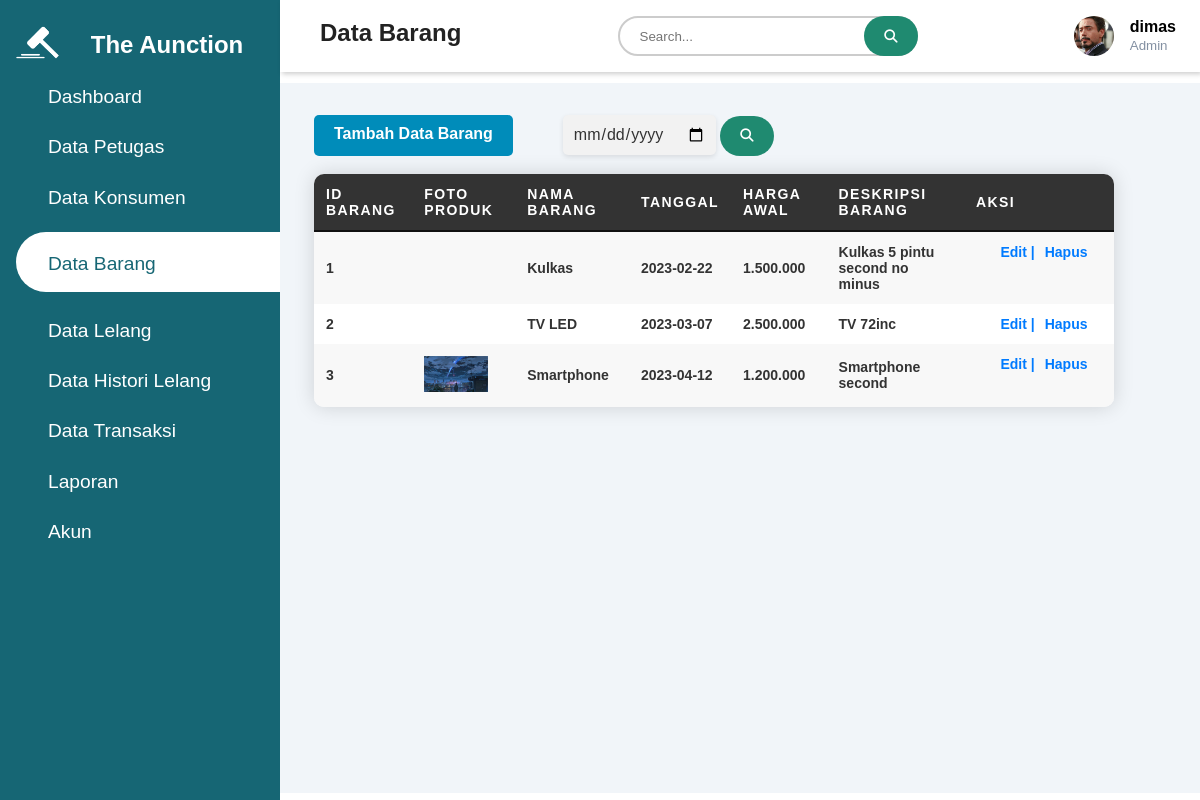
/admin/page/databarang.php (signed in), run on the app's committed database.
### tables this page shows
CREATE TABLE `tpetugas` (
  `id_petugas` int(11) NOT NULL,
  `nama_petugas` varchar(50) NOT NULL,
  `username` varchar(25) NOT NULL,
  `password` varchar(25) NOT NULL,
  `id_level` int(11) NOT NULL,
  `gambar` varchar(50) NOT NULL
);

CREATE TABLE `tbarang` (
  `id_barang` int(11) NOT NULL,
  `nama_barang` varchar(25) NOT NULL,
  `tanggal` date NOT NULL,
  `harga_awal` int(20) NOT NULL,
  `deskripsi_barang` text NOT NULL,
  `gambar_barang` varchar(50) NOT NULL
);

### admin/page/databarang.php (the view, shortened to what this page needs)
<?php
require '../../php/koneksi.php';
if (isset($_SESSION['login'])) {
    $id_petugas = $_SESSION['id_petugas'];
    $query = "SELECT * FROM tpetugas WHERE id_petugas='$id_petugas'";
    $a = mysqli_query($koneksi, $query);
    $data = mysqli_fetch_array($a);
} else {
    header("location:../../php/page/loginpetugas.php");
}
?>
<!DOCTYPE html>
<html lang="en">
<head>
    <link rel="stylesheet"
        href="https://maxst.icons8.com/vue-static/landings/line-awesome/line-awesome/1.3.0/css/line-awesome.min.css">
    <link rel="stylesheet" href="https://cdnjs.cloudflare.com/ajax/libs/font-awesome/6.4.0/css/all.min.css"
 />
    <link rel="stylesheet" href="../../assets/css/test.css">
</head>
<body>
    <div class="sidebar">
        <div class="sidebar-brand">
            <h1>
                <img src="../../assets/img/LELANG6.png" alt="" width="70px" height="70px">
                <h2>The Aunction</h2>
            </h1>
        </div>
        <div class="sidebar-menu">
            <ul>
                <li>
                    <a href="dashboard.php"><span class="las la-igloo"></span>
                        <span>Dashboard</span></a>
                </li>
            </ul>
            <ul>
                <li>
                    <a href="datapetugas.php"><span class="las la-users"></span>
                        <span>Data Petugas</span></a>
                </li>
            </ul>
            <ul>
                <li>
                    <a href="datakonsumen.php"><span class="las la-users"></span>
                        <span>Data Konsumen</span></a>
                </li>
            </ul>
            <ul>
                <li>
                    <a href="databarang.php" class="active"><span class="las la-clipboard-list"></span>
                        <span>Data Barang</span></a>
                </li>
            </ul>
            <ul>
                <li>
                    <a href="datalelang.php"><span class="las la-clipboard-list"></span>
                        <span>Data Lelang</span></a>
                </li>
            </ul>
            <ul>
                <li>
                    <a href="datahistorilelang.php"><span class="las la-clipboard-list"></span>
                        <span>Data Histori Lelang</span></a>
                </li>
            </ul>
            <ul>
                <li>
                    <a href="datatransaksi.php"><span class="las la-clipboard-list"></span>
                        <span>Data Transaksi</span></a>
                </li>
            </ul>
            <ul>
                <li>
                    <a href="laporan.php"><span class="las la-clipboard-list"></span>
                        <span>Laporan</span></a>
                </li>
            </ul>
            <ul>
                <li>
                    <a href="akun.php"><span class="las la-user-circle"></span>
                        <span>Akun</span></a>
                </li>
            </ul>
        </div>
    </div>
    <div class="main-content">
        <header>
            <h2>
                <label for="nav-toggle">
                    <span class="las la-bars"></span>
                </label>
                Data Barang
            </h2>
            <div class="search-box">
                <form action="" method="POST">
                    <input type="text" name="search" placeholder="Search...">
                    <button type="submit" name="submit-search"><i class="fa fa-search"></i></button>
                </form>
            </div>
            <div class="user-wrapper">
                <img src="../../assets/img/<?= $data['gambar'] ?>" width="40px" height="40px" alt="">
                <div>
                    <h4>
                        <?= $data['username'] ?>
                    </h4>
                    <small>Admin</small>
                </div>
            </div>
        </header>
        <main>
            <div class="head">
                <a href="../crud-page/tambah_barang.php" class="tambah">Tambah Data Barang</a>
                <br />
                <form action="" method="POST">
                    <input type="date" name="search">
                    <button type="submit" name="submit-search"><i class="fa fa-search"></i></button>
                </form>
            </div>
            <br />
            <table>
                <tr>
                    <th>Id Barang</th>
                    <th>Foto Produk</th>
                    <th>Nama Barang</th>
                    <th>Tanggal</th>
                    <th>Harga awal</th>
                    <th>Deskripsi Barang</th>
                    <th>Aksi</th>
                </tr>
                <?php
                include '../../php/koneksi.php';
                if (!isset($_POST['submit-search'])) {
                    $data = mysqli_query($koneksi, "SELECT * FROM tbarang");
                } else if (isset($_POST['submit-search'])) {
                    $key = htmlspecialchars($_POST['search']);
                    $data = mysqli_query($koneksi, "SELECT * FROM tbarang WHERE nama_barang LIKE '%$key%' OR tanggal LIKE '%$key%'");
                }
                while ($d = mysqli_fetch_array($data)) {
                    ?>
                    <tr>
                        <td>
                            <?= $d['id_barang']; ?>
                        </td>
                        <td>
                            <img src="../../assets/img/<?php echo $d['gambar_barang']; ?>" alt="" width="64px"
                                height="auto">
                        </td>
                        <td>
                            <?= $d['nama_barang']; ?>
                        </td>
                        <td>
                            <?= $d['tanggal']; ?>
                        </td>
                        <td>
                            <?= number_format($d['harga_awal'], 0, ',', '.') ?>
                        </td>
                        <td>
                            <?= $d['deskripsi_barang']; ?>
                        </td>
                        <td class="aksi">
                            <a href="../crud-page/edit_barang.php?id_barang=<?= $d['id_barang'];
                            ?>">Edit |</a>
                            <a href="../action/aksi_hapus_barang.php?id_barang=<?= $d['id_barang'];
                            ?>" onclick="return confirm('Yakin Ingin Menghapus Data?')">Hapus</a>
                        </td>
                    </tr>
                    <?php
                }
                ?>
            </table>
        </main>
    </div>
</body>
</html>

### assets/css/test.css (style rules this page uses)
:root { --main-color: #166674; --color-dark: #1D2231; --text-grey: #8390A2; }
* { padding: 0; margin: 0; box-sizing: border-box; list-style-type: none; text-decoration: none; font-family: 'Poppins', sans-serif; }
.sidebar { width: 280px; position: fixed; left: 0; top: 0; height: 100%; background: var(--main-color); z-index: 100%; transition: widht 300ms; overflow: hidden; }
.sidebar-brand { height: 55px; padding-left: 1rem 0rem 1rem 2rem; display: flex; margin-top: 10px; }
.sidebar-brand h1 img { padding-left: 5px; width: 70px; height: auto; }
.sidebar-brand h2 { padding: 1.3rem; color: #fff; }
.sidebar-menu { margin-top: 1rem; }
.sidebar-menu li { width: 100%; margin-bottom: 1.4rem; padding-left: 1rem; }
.sidebar-menu a { padding-left: 1rem; display: block; color: #fff; font-size: 1.2rem; }
.sidebar-menu a.active { background: #fff; padding-top: 1rem; padding-bottom: 1rem; color: var(--main-color); border-radius: 30px 0px 0px 30px; transition: 3s; }
.sidebar-menu a span:first-child { font-size: 1.5rem; padding-right: 1rem; }
.main-content { margin-left: 280px; }
.head { display: flex; }
.head input { margin-left: 50px; padding: 10px; border: none; border-radius: 5px; background-color: #f2f2f2; color: #333; font-size: 16px; box-shadow: 0px 2px 5px rgba(0, 0, 0, 0.1); }
.head button[type="submit"] { height: 40px; padding: 12px 20px; background-color: #1F8A70; color: white; border: none; border-radius: 20px; cursor: pointer; }
header { background: #fff; display: flex; justify-content: space-between; padding: 1rem 1.5rem; box-shadow: 2px 2px 5px rgba(0, 0, 0, 0.2); position: fixed; left: 280px; width: calc(100% - 280px); top: 0; z-index: 100; transition: left 300ms; }
header h2 { color: #222; }
header label span { font-size: 1.7rem; padding-right: 1rem; }
.search-box { position: relative; width: 300px; height: 40px; }
.search-box input[type="text"] { width: 300px; height: 40px; padding: 10px 20px; box-sizing: border-box; border: none; border: 2px solid #ccc; border-radius: 20px; }
.search-box button[type="submit"] { position: absolute; right: 0; height: 40px; padding: 12px 20px; background-color: #1F8A70; color: white; border: none; border-radius: 20px; cursor: pointer; }
.user-wrapper { display: flex; align-items: center; }
.user-wrapper img { border-radius: 50%; margin-right: 1rem; object-fit: cover; }
.user-wrapper h4 { margin-bottom: 0rem !important; }
.user-wrapper small { display: inline-block; color: var(--text-grey); }
main { margin-top: 65px; padding: 2rem 1.5rem; background: #f1f5f9; min-height: calc(100vh - 90px); width: 100%; position: relative; }
.tambah { display: inline-block; padding: 10px 20px; margin-left: 10px; font-size: 16px; font-weight: bold; text-align: center; text-decoration: none; background-color: #008CBA; color: #FFFFFF; border-radius: 5px; transition: background-color 0.3s ease; }
#table-transaksi th, td { padding: 12px; text-align: left; vertical-align: middle; font-weight: bold; }
table { border-collapse: collapse; width: 100%; max-width: 800px; margin-left: 10px; background-color: #fff; color: #333; font-size: 14px; font-weight: 400; text-align: left; border-radius: 10px; overflow: hidden; box-shadow: 0 0 20px rgba(0, 0, 0, 0.15); }
th, td { padding: 12px; text-align: left; vertical-align: middle; }
th { background-color: #333; color: #fff; font-weight: 600; text-transform: uppercase; letter-spacing: 0.1em; border-bottom: 2px solid #111; }
tr:nth-child(even) { background-color: #f8f8f8; }
td a { color: #007bff; text-decoration: none; }
.aksi { display: flex; justify-content: center; align-items: center; width: 150px; }
.aksi a { margin-left: 10px; }

### data on the page
tpetugas: gambar (picture), username "dimas"
tbarang: id_barang "1", nama_barang "Kulkas", tanggal "2023-02-22", harga_awal "1.500.000", deskripsi_barang "Kulkas 5 pintu second no minus"
tbarang: id_barang "2", nama_barang "TV LED", tanggal "2023-03-07", harga_awal "2.500.000", deskripsi_barang "TV 72inc"
tbarang: id_barang "3", gambar_barang (picture), nama_barang "Smartphone", tanggal "2023-04-12", harga_awal "1.200.000", deskripsi_barang "Smartphone second"
